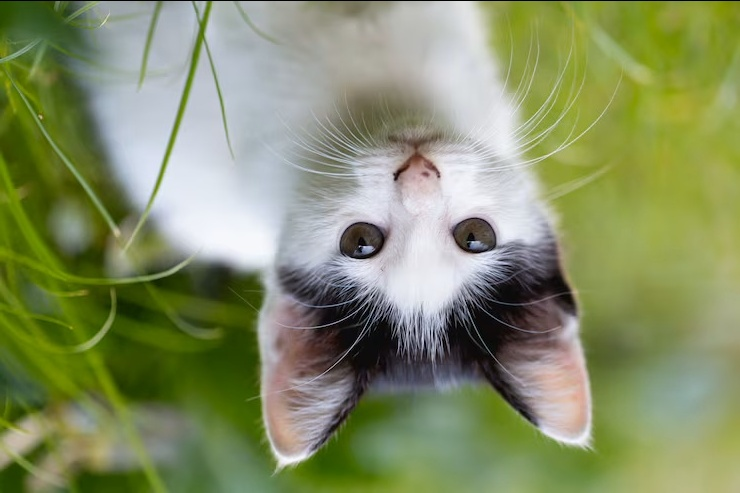
#> input picture Lab/Output/Q11_rotate_180.jpg, 740 x 493 px, given in place of image.jpg, which was not available
$ python Experiment-10.py
#> lines starting #> are read from the running program, lines starting #| are printed output that depends on the picture

import cv2
import os

path = r"C:\Users\Senthil kumar\OneDrive\Desktop\image.jpg"
folder = os.path.join(os.path.dirname(path), "output")
os.makedirs(folder, exist_ok=True)
img = cv2.imread(path)
#> img is the input picture: shape (493, 740, 3); mean B, G, R 103.3, 143.6, 133.8

if img is None:
    print("Image not found!")
else:
    result = cv2.rotate(img, cv2.ROTATE_90_CLOCKWISE)
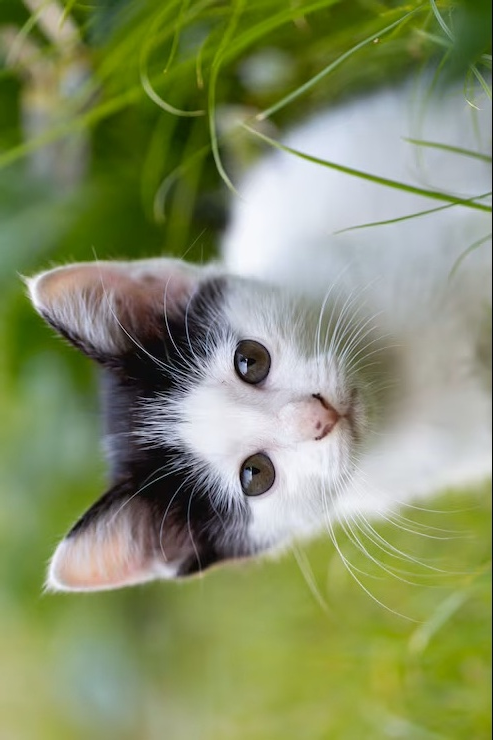
#> result: shape (740, 493, 3); mean B, G, R 103.3, 143.6, 133.8
    out = os.path.join(folder, "Q10_rotate_90.jpg")
    cv2.imwrite(out, result)
    cv2.imshow("Rotate 90 Degrees", result)
    print("Output saved:", out)
    cv2.waitKey(0)
    cv2.destroyAllWindows()

$ run again, on Lab/Output/Q12_rotate_270.jpg
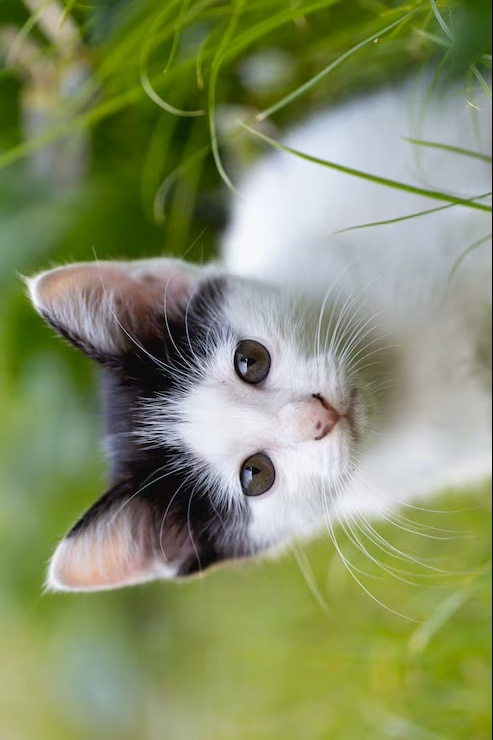
#> input picture Lab/Output/Q12_rotate_270.jpg, 493 x 740 px, given in place of image.jpg, which was not available
#> img is the input picture: shape (740, 493, 3); mean B, G, R 103.3, 143.6, 133.8
#> `result = cv2.rotate(img, cv2.ROTATE_90_CLOCKWISE)`:
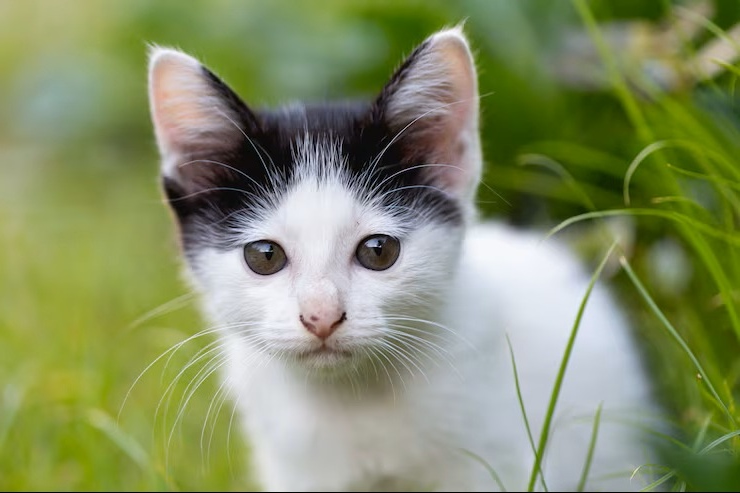
#> result: shape (493, 740, 3); mean B, G, R 103.3, 143.6, 133.8

$ run again, on Lab/Output/Q13_affine.jpg
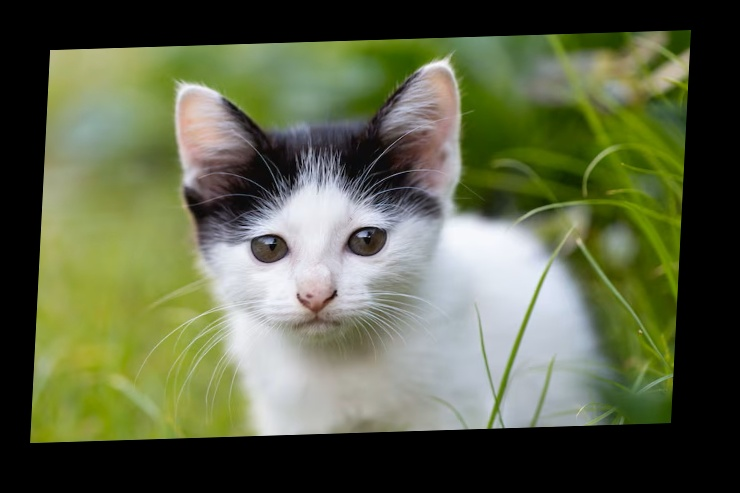
#> input picture Lab/Output/Q13_affine.jpg, 740 x 493 px, given in place of image.jpg, which was not available
#> img is the input picture: shape (493, 740, 3); mean B, G, R 71.5, 99.2, 92.4
#> `result = cv2.rotate(img, cv2.ROTATE_90_CLOCKWISE)`:
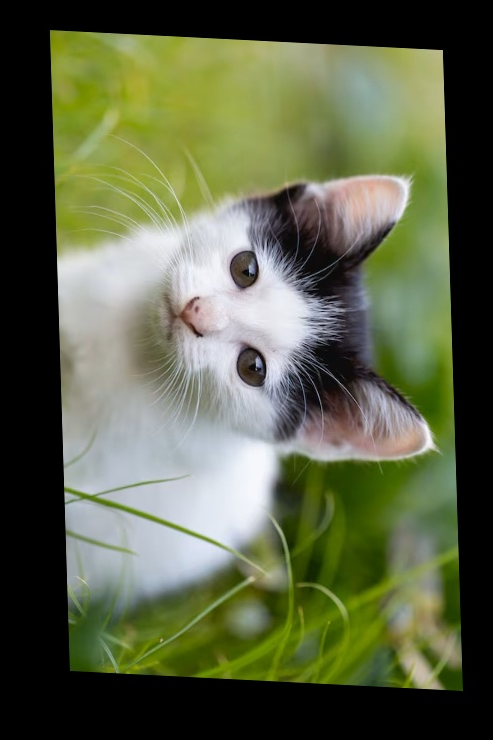
#> result: shape (740, 493, 3); mean B, G, R 71.5, 99.2, 92.4
